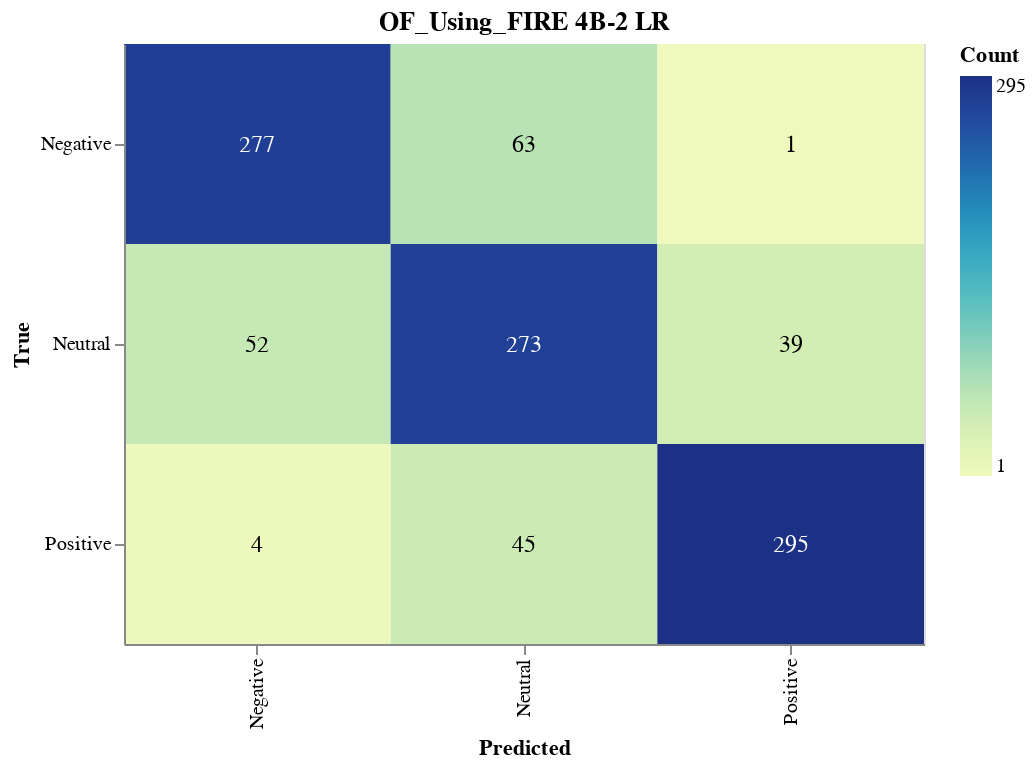

Notebook source saved alongside this figure:
### Markdown cell above
#### Save Confusion Matrix

### Code cell
import altair as alt
import altair_saver
import pandas as pd
from sklearn.metrics import confusion_matrix

# Calculate the confusion matrix
cm = confusion_matrix(true_labels, lr_validation_predictions)

# Define class names
class_names = ['Negative', 'Neutral', 'Positive']

# Convert confusion matrix to DataFrame
cm_df = pd.DataFrame(cm, index=class_names, columns=class_names).reset_index().melt(id_vars='index')
cm_df.columns = ['True', 'Predicted', 'Count']

# Ensure the order of categories
cm_df['True'] = pd.Categorical(cm_df['True'], categories=class_names, ordered=True)
cm_df['Predicted'] = pd.Categorical(cm_df['Predicted'], categories=class_names, ordered=True)

# Create the Altair plot
heatmap = alt.Chart(cm_df).mark_rect().encode(
    x=alt.X('Predicted:O', sort=class_names),
    y=alt.Y('True:O', sort=class_names),
    color='Count:Q',
    tooltip=['True', 'Predicted', 'Count']
).properties(
    width=400,
    height=300,
    title='OF_Using_FIRE 4B-2 LR'
)

# Add text labels
text = heatmap.mark_text(
    align='center',
    baseline='middle',
    fontSize=12
).encode(
    text='Count:Q',
    color=alt.condition(
        alt.datum.Count > cm.max() / 2,
        alt.value('white'),
        alt.value('black')
    )
)

# Combine heatmap and text
final_chart = heatmap + text

# Display the plot
final_chart.show()

### Figure 1 — Vega-Lite specification as saved in the notebook (floating-point values rounded to 4 significant figures)
{"config": {"view": {"continuousWidth": 300, "continuousHeight": 300}}, "layer": [{"mark": {"type": "rect"}, "encoding": {"color": {"field": "Count", "type": "quantitative"}, "tooltip": [{"field": "True", "type": "ordinal"}, {"field": "Predicted", "type": "ordinal"}, {"field": "Count", "type": "quantitative"}], "x": {"field": "Predicted", "sort": ["Negative", "Neutral", "Positive"], "type": "ordinal"}, "y": {"field": "True", "sort": ["Negative", "Neutral", "Positive"], "type": "ordinal"}}, "title": "OF_Using_FIRE 4B-2 LR"}, {"mark": {"type": "text", "align": "center", "baseline": "middle", "fontSize": 12}, "encoding": {"color": {"condition": {"test": "(datum.Count > 147.5)", "value": "white"}, "value": "black"}, "text": {"field": "Count", "type": "quantitative"}, "tooltip": [{"field": "True", "type": "ordinal"}, {"field": "Predicted", "type": "ordinal"}, {"field": "Count", "type": "quantitative"}], "x": {"field": "Predicted", "sort": ["Negative", "Neutral", "Positive"], "type": "ordinal"}, "y": {"field": "True", "sort": ["Negative", "Neutral", "Positive"], "type": "ordinal"}}, "title": "OF_Using_FIRE 4B-2 LR"}], "data": {"name": "data-1539ca0500fe88e6fd4774c9e6aebeb7"}, "height": 300, "width": 400, "$schema": "https://vega.github.io/schema/vega-lite/v5.17.0.json", "datasets": {"data-1539ca0500fe88e6fd4774c9e6aebeb7": [{"True": "Negative", "Predicted": "Negative", "Count": 277}, {"True": "Neutral", "Predicted": "Negative", "Count": 52}, {"True": "Positive", "Predicted": "Negative", "Count": 4}, {"True": "Negative", "Predicted": "Neutral", "Count": 63}, {"True": "Neutral", "Predicted": "Neutral", "Count": 273}, {"True": "Positive", "Predicted": "Neutral", "Count": 45}, {"True": "Negative", "Predicted": "Positive", "Count": 1}, {"True": "Neutral", "Predicted": "Positive", "Count": 39}, {"True": "Positive", "Predicted": "Positive", "Count": 295}]}}
